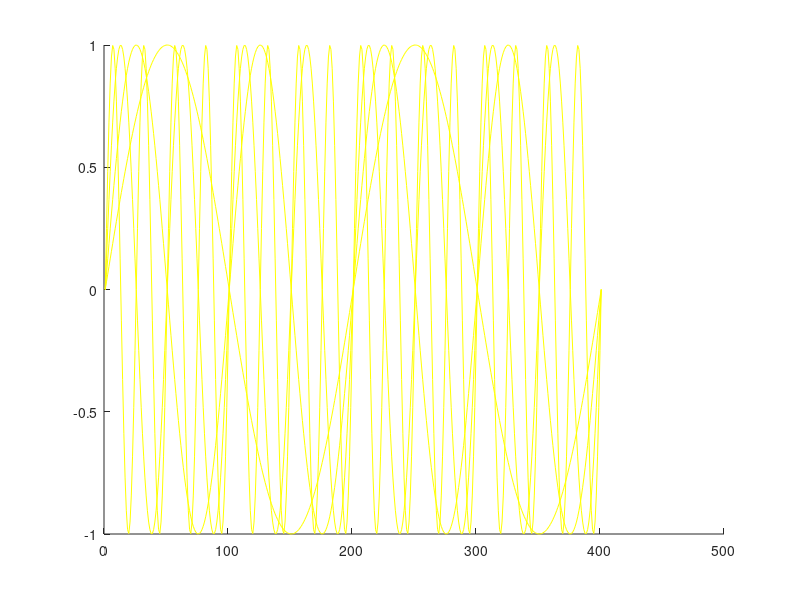

Write the MATLAB code that produced this figure.
x = (-2*pi:0.01*pi:2*pi);
%%a = sin(x);
%%b = sin(2*x);
%%c = sin(4*x);
%%d = sin(8*x);
%%maciooorz = [a;b;c;d];
%%figure(82)
%%hold on
%%plot(a,'y');
%%plot(b,'b');
%%plot(c,'g');
%%plot(d,'r');
%%hold off

figure(1)
hold on
for i = [1,2,4,8]
    plot(sin(x*i),'y');
end
hold off
